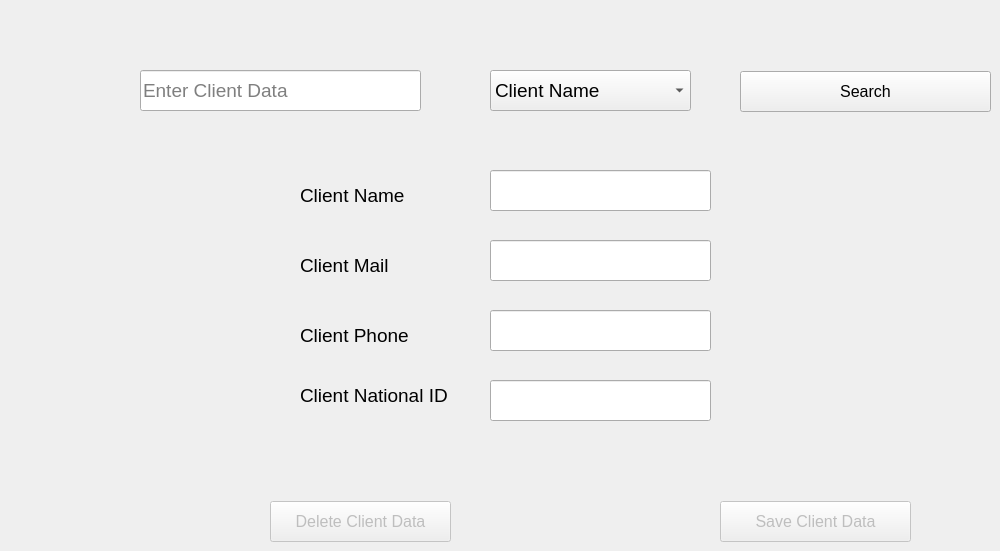
                <widget class="QWidget" name="tab_18">
                 <attribute name="title">
                  <string>Edite OR Delete Client</string>
                 </attribute>
                 <widget class="QLineEdit" name="lineEdit_27">
                  <property name="geometry">
                   <rect>
                    <x>140</x>
                    <y>70</y>
                    <width>281</width>
                    <height>41</height>
                   </rect>
                  </property>
                  <property name="font">
                   <font>
                    <family>Segoe UI</family>
                    <pointsize>14</pointsize>
                   </font>
                  </property>
                  <property name="placeholderText">
                   <string>Enter Client Data</string>
                  </property>
                 </widget>
                 <widget class="QPushButton" name="pushButton_21">
                  <property name="enabled">
                   <bool>false</bool>
                  </property>
                  <property name="geometry">
                   <rect>
                    <x>720</x>
                    <y>501</y>
                    <width>191</width>
                    <height>41</height>
                   </rect>
                  </property>
                  <property name="font">
                   <font>
                    <pointsize>12</pointsize>
                   </font>
                  </property>
                  <property name="text">
                   <string>Save Client Data</string>
                  </property>
                 </widget>
                 <widget class="QPushButton" name="pushButton_22">
                  <property name="geometry">
                   <rect>
                    <x>740</x>
                    <y>71</y>
                    <width>251</width>
                    <height>41</height>
                   </rect>
                  </property>
                  <property name="font">
                   <font>
                    <pointsize>12</pointsize>
                   </font>
                  </property>
                  <property name="text">
                   <string>Search</string>
                  </property>
                 </widget>
                 <widget class="QPushButton" name="pushButton_23">
                  <property name="enabled">
                   <bool>false</bool>
                  </property>
                  <property name="geometry">
                   <rect>
                    <x>270</x>
                    <y>501</y>
                    <width>181</width>
                    <height>41</height>
                   </rect>
                  </property>
                  <property name="font">
                   <font>
                    <pointsize>12</pointsize>
                   </font>
                  </property>
                  <property name="text">
                   <string>Delete Client Data</string>
                  </property>
                 </widget>
                 <widget class="QLabel" name="label_44">
                  <property name="geometry">
                   <rect>
                    <x>300</x>
                    <y>250</y>
                    <width>171</width>
                    <height>31</height>
                   </rect>
                  </property>
                  <property name="font">
                   <font>
                    <pointsize>14</pointsize>
                   </font>
                  </property>
                  <property name="text">
                   <string>Client Mail</string>
                  </property>
                 </widget>
                 <widget class="QLineEdit" name="lineEdit_50">
                  <property name="geometry">
                   <rect>
                    <x>490</x>
                    <y>380</y>
                    <width>221</width>
                    <height>41</height>
                   </rect>
                  </property>
                  <property name="font">
                   <font>
                    <pointsize>14</pointsize>
                   </font>
                  </property>
                 </widget>
                 <widget class="QLabel" name="label_45">
                  <property name="geometry">
                   <rect>
                    <x>300</x>
                    <y>380</y>
                    <width>181</width>
                    <height>31</height>
                   </rect>
                  </property>
                  <property name="font">
                   <font>
                    <pointsize>14</pointsize>
                   </font>
                  </property>
                  <property name="text">
                   <string>Client National ID</string>
                  </property>
                 </widget>
                 <widget class="QLineEdit" name="lineEdit_25">
                  <property name="geometry">
                   <rect>
                    <x>490</x>
                    <y>170</y>
                    <width>221</width>
                    <height>41</height>
                   </rect>
                  </property>
                  <property name="font">
                   <font>
                    <pointsize>14</pointsize>
                   </font>
                  </property>
                 </widget>
                 <widget class="QLineEdit" name="lineEdit_56">
                  <property name="geometry">
                   <rect>
                    <x>490</x>
                    <y>310</y>
                    <width>221</width>
                    <height>41</height>
                   </rect>
                  </property>
                  <property name="font">
                   <font>
                    <pointsize>14</pointsize>
                   </font>
                  </property>
                 </widget>
                 <widget class="QLabel" name="label_46">
                  <property name="geometry">
                   <rect>
                    <x>300</x>
                    <y>320</y>
                    <width>161</width>
                    <height>31</height>
                   </rect>
                  </property>
                  <property name="font">
                   <font>
                    <pointsize>14</pointsize>
                   </font>
                  </property>
                  <property name="text">
                   <string>Client Phone</string>
                  </property>
                 </widget>
                 <widget class="QLabel" name="label_47">
                  <property name="geometry">
                   <rect>
                    <x>300</x>
                    <y>180</y>
                    <width>181</width>
                    <height>31</height>
                   </rect>
                  </property>
                  <property name="font">
                   <font>
                    <pointsize>14</pointsize>
                   </font>
                  </property>
                  <property name="text">
                   <string>Client Name</string>
                  </property>
                 </widget>
                 <widget class="QLineEdit" name="lineEdit_26">
                  <property name="geometry">
                   <rect>
                    <x>490</x>
                    <y>240</y>
                    <width>221</width>
                    <height>41</height>
                   </rect>
                  </property>
                  <property name="font">
                   <font>
                    <pointsize>14</pointsize>
                   </font>
                  </property>
                 </widget>
                 <widget class="QComboBox" name="comboBox_26">
                  <property name="geometry">
                   <rect>
                    <x>490</x>
                    <y>70</y>
                    <width>201</width>
                    <height>41</height>
                   </rect>
                  </property>
                  <property name="font">
                   <font>
                    <pointsize>14</pointsize>
                   </font>
                  </property>
                  <item>
                   <property name="text">
                    <string>Client Name</string>
                   </property>
                  </item>
                  <item>
                   <property name="text">
                    <string>Client Mail</string>
                   </property>
                  </item>
                  <item>
                   <property name="text">
                    <string>Client Phone</string>
                   </property>
                  </item>
                  <item>
                   <property name="text">
                    <string>Client National ID</string>
                   </property>
                  </item>
                 </widget>
                </widget>
